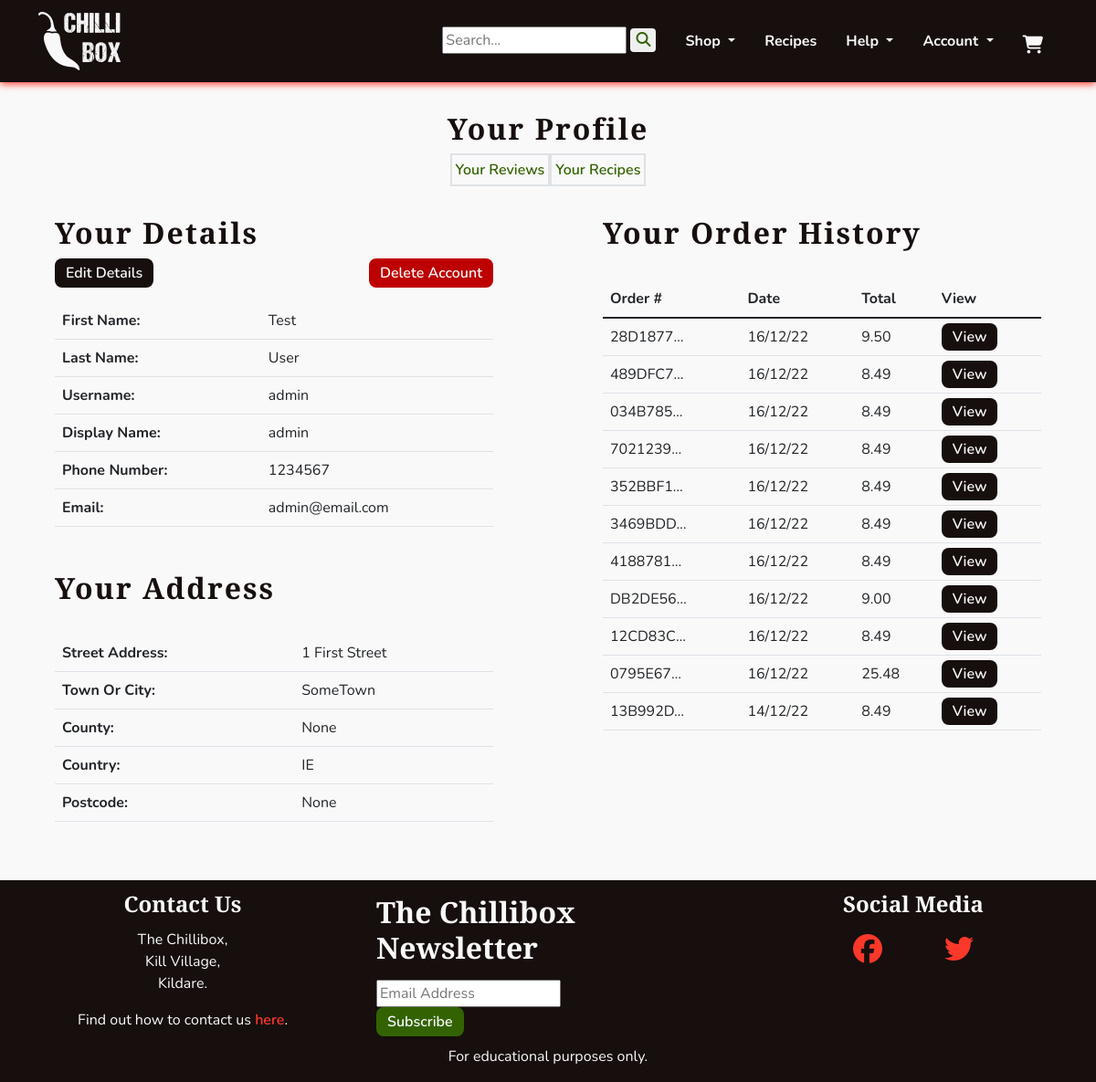
Before: /profiles/profile/ (signed in) with the older database file.
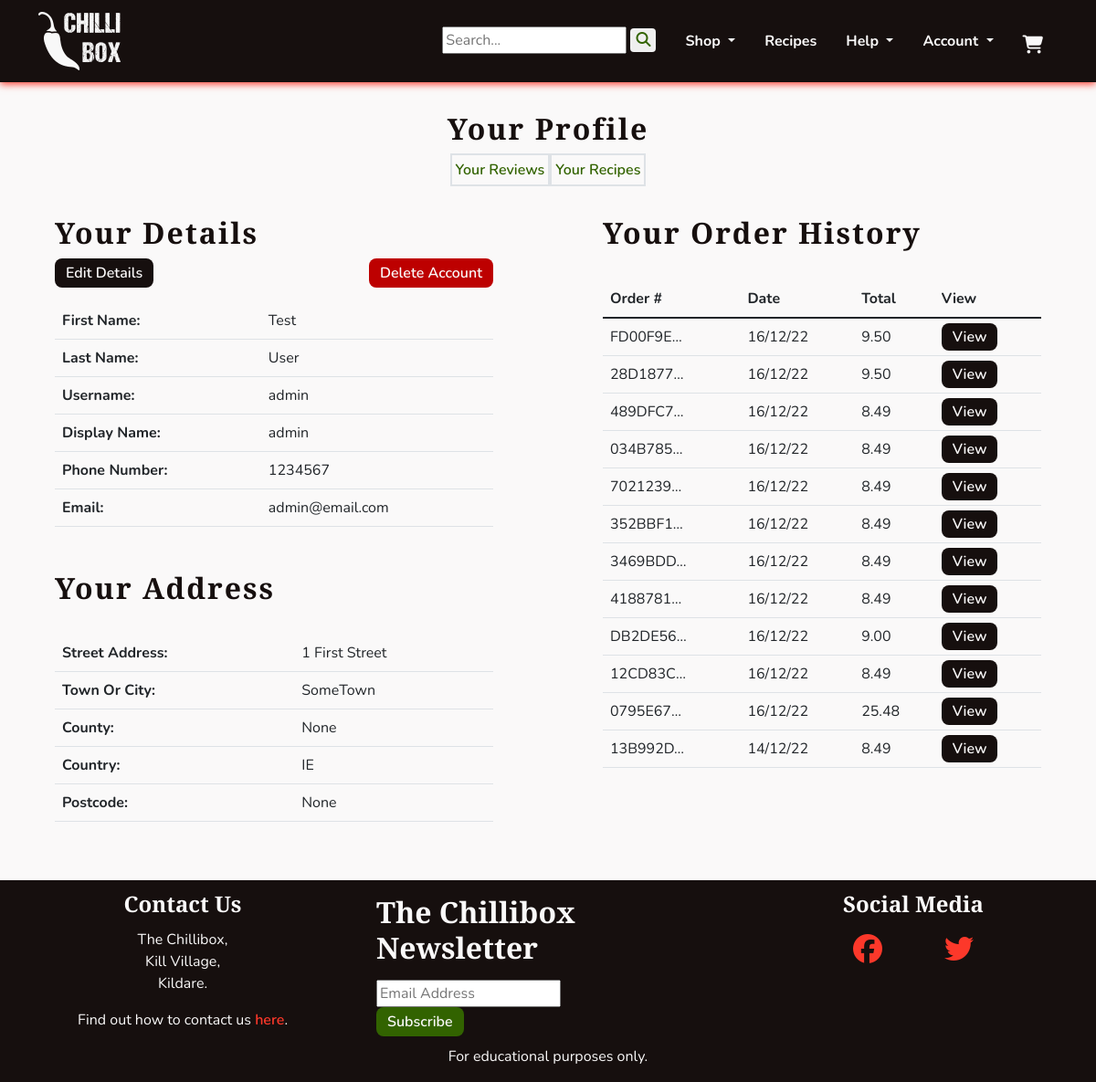
After: the same page with the newer database file.
### checkout/models.py (models this page shows, shortened)
class Order(models.Model):
    order_number = models.CharField(max_length=32, editable=False)
    user_profile = models.ForeignKey(UserProfile, on_delete=models.SET_NULL,
                                     null=True, blank=True,
                                     related_name='orders')
    first_name = models.CharField(max_length=50)
    last_name = models.CharField(max_length=50)
    email = models.EmailField(max_length=254)
    phone_number = models.CharField(max_length=20)
    country = CountryField(blank_label='Country *')
    postcode = models.CharField(max_length=20, null=True, blank=True)
    town_or_city = models.CharField(max_length=40)
    street_address1 = models.CharField(max_length=80)
    street_address2 = models.CharField(max_length=80, null=True, blank=True)
    county = models.CharField(max_length=80, null=True, blank=True)
    date = models.DateTimeField(auto_now_add=True)
    delivery_cost = models.DecimalField(max_digits=6,
                                        decimal_places=2, default=0)
    order_total = models.DecimalField(max_digits=10,
                                      decimal_places=2, default=0)
    grand_total = models.DecimalField(max_digits=10,
                                      decimal_places=2, default=0)
    original_cart = models.TextField(null=False, blank=False, default='')
    stripe_pid = models.CharField(max_length=254, null=False, blank=False,
                                  default='')

### profiles/views.py (the view)
# urls.py: path('profile/', views.ProfileView.as_view(), name='profile'),
class ProfileView(LoginRequiredMixin, View):
    def get(self, request):
        profile = get_object_or_404(UserProfile, user=request.user)
        orders = profile.orders.all().order_by('-date')
        template_name = 'profiles/profile.html'
        context = {
            'profile': profile,
            'orders': orders,
            }
        return render(request, template_name, context)

### profiles/models.py (called while the page is built)
    def __str__(self):
        return self.display_name

### profiles/templates/profiles/profile.html (shortened to what the changed rows need)
{% extends 'base.html' %}
{% block content %}
<section class="row">
    <div class="text-center">
        <h1 class="headings mb-2">Your Profile</h1>
    </div>
    <div class="col-12 col-md-6">
        <div class="col-sm-10 mx-auto">
            <h1 class="headings mb-2">Your Details</h1>
            <div class="table-responsive">
                <table class="table">
                    <tr>
                        <th>First Name: </th>
                    </tr>
                    <tr>
                        <th>Last Name: </th>
                    </tr>
                    <tr>
                        <th>Username: </th>
                    </tr>
                    <tr>
                        <th>Display Name: </th>
                    </tr>
                    <tr>
                        <th>Phone Number: </th>
                    </tr>
                    <tr>
                        <th>Email: </th>
                    </tr>
                </table>
            </div>
            <h2 class="headings">Your Address</h2>
            <div class="table-responsive">
                <table class="table">
                    <tr>
                        <th>Street Address: </th>
                    </tr>
                    <tr>
                        <th>Town Or City: </th>
                    </tr>
                    <tr>
                        <th>County: </th>
                    </tr>
                    <tr>
                        <th>Country: </th>
                    </tr>
                    <tr>
                        <th>Postcode: </th>
                    </tr>
                </table>
            </div>
        </div>
    </div>
    <div class="col-12 col-md-6">
        <div class="col-sm-10 mx-auto">
            <h2 class="headings">Your Order History</h2>
            <div class="table-responsive">
                <table class="table">
                    <thead>
                        <tr>
                            <th>Order #</th>
                            <th>Date</th>
                            <th>Total</th>
                            <th>View</th>
                        </tr>
                    </thead>
                    <tbody>
                        {% for order in orders %}
                        <tr>
                            <td>{{ order.order_number|truncatechars:8 }}</td>
                            <td>{{ order.date|date:'d/m/y' }}</td>
                            <td>{{ order.grand_total }}</td>
                            <td>
                                <a class="chilli-btn" href="{% url 'profiles:order_history' order.order_number %}">
                                    View
                                </a>
                            </td>
                        </tr>
                        {% endfor %}
                    </tbody>
                </table>
            </div>
        </div>
    </div>
</section>
{% endblock %}

Changed rows visible on the page:
added Order: order_number "FD00F9E…", date "16/12/22", grand_total "9.50"
